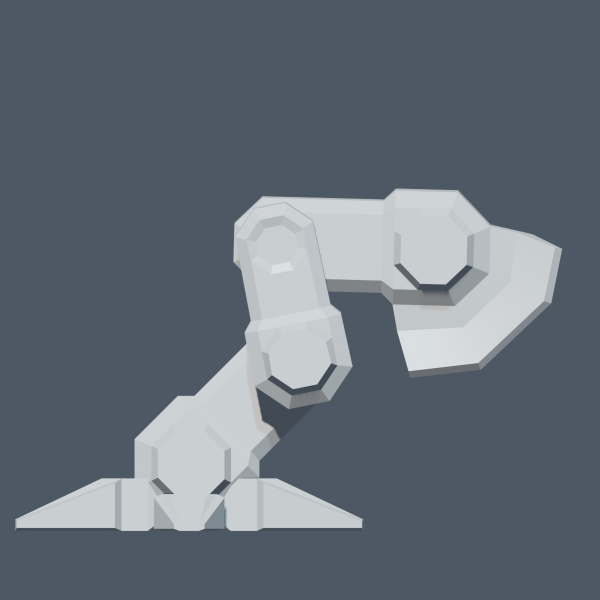
#> input picture LEG_STUDY_LAB/anubis_leg_1_clay_side.png, 1200 x 1200 px, given in place of media_1794175549536_cfddcffb.jpg, which was not available (shown at 1/2 size)
$ python make_phase4_audit_sheet.py
#> lines starting #> are read from the running program, lines starting #| are printed output that depends on the picture
import os
from PIL import Image, ImageDraw, ImageFont

ART_DIR = r"C:\Users\blizz\.gemini\antigravity\brain\b3191c3c-f222-4e9c-90a8-ee8425eeff49"
OUT_DIR = r"I:\1_VSCODE\2026_3  GAMES\ROBOt2_5d\ROBO_FACTORY\LEG_STUDY_LAB"

p_ref = os.path.join(ART_DIR, ".user_uploaded", "media_1794175549536_cfddcffb.jpg")
p_can = os.path.join(ART_DIR, "step25_step26_finned_canisters_audit.png")
p_damp = os.path.join(ART_DIR, "step28_travel_stop_damper_audit.png")
p_hero = os.path.join(ART_DIR, "steps_25_32_subsystems_hero_audit.png")

img_ref = Image.open(p_ref).convert('RGB')
img_can = Image.open(p_can).convert('RGB')
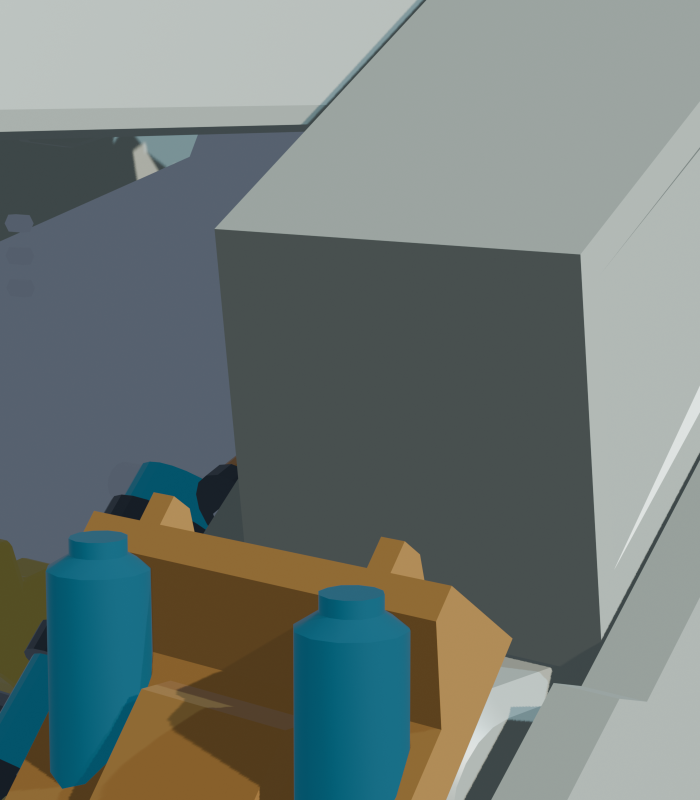
#> input picture LEG_STUDY_LAB/step25_step26_finned_canisters_audit.png, 1400 x 1600 px, found by its file name (shown at 1/2 size)
img_damp = Image.open(p_damp).convert('RGB')
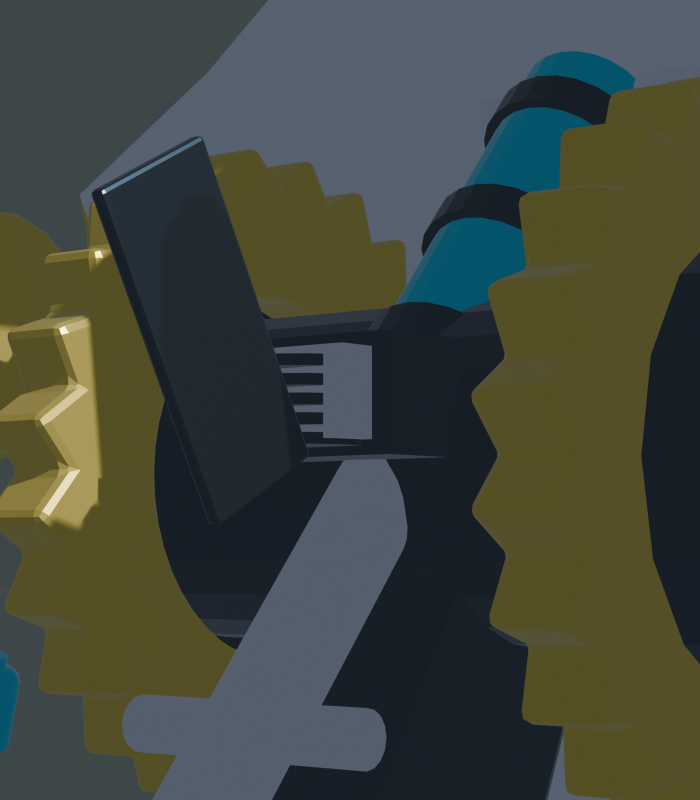
#> input picture LEG_STUDY_LAB/step28_travel_stop_damper_audit.png, 1400 x 1600 px, found by its file name (shown at 1/2 size)
img_hero = Image.open(p_hero).convert('RGB')
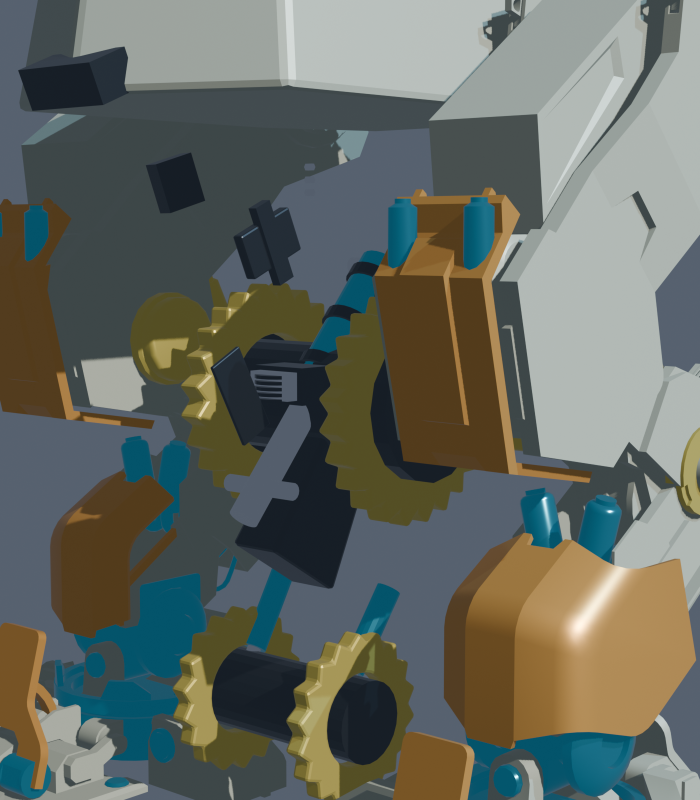
#> input picture LEG_STUDY_LAB/steps_25_32_subsystems_hero_audit.png, 1400 x 1600 px, found by its file name (shown at 1/2 size)

target_h = 900
def resize_to_h(im, h):
#> called with h = 900
    ratio = h / im.height
#> ratio = 0.75
    return im.resize((int(im.width * ratio), h), Image.Resampling.LANCZOS)

t_ref = resize_to_h(img_ref, target_h)
t_can = resize_to_h(img_can, target_h)
t_damp = resize_to_h(img_damp, target_h)
t_hero = resize_to_h(img_hero, target_h)
#> call 4 of resize_to_h, with h = 900
#> in resize_to_h (call 4), `return im.resize((int(im.width * ratio), h), Image.Resampling.LANCZOS)`:
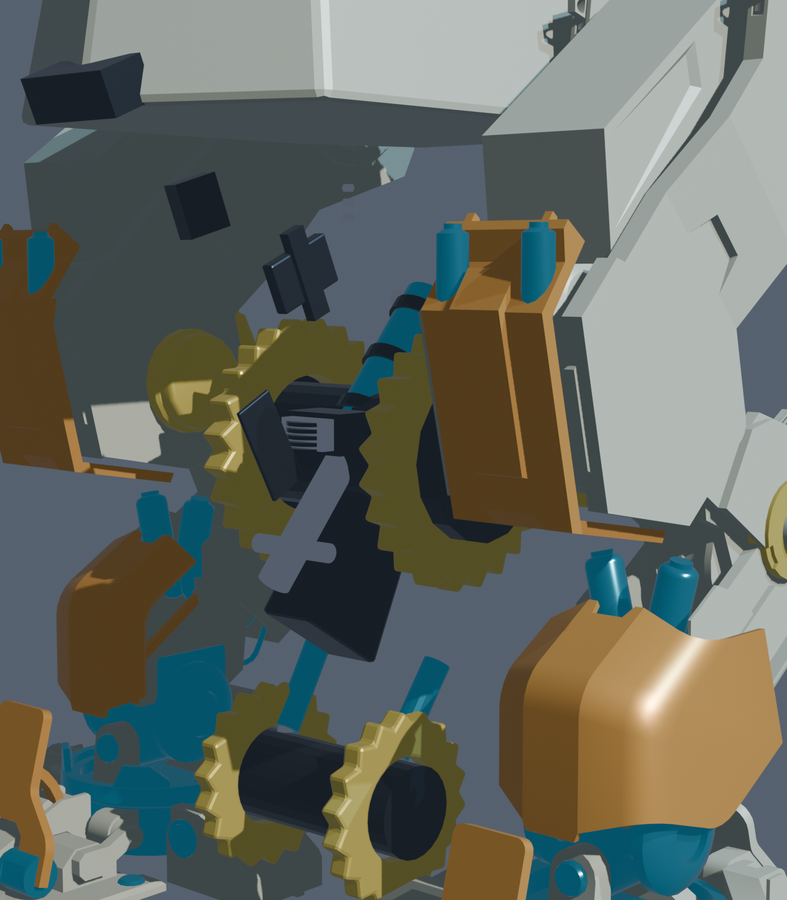
#> returned value: PIL image 787x900 RGB; mean R, G, B 99.9, 104.7, 96.5

total_w = t_ref.width + t_can.width + t_damp.width + t_hero.width
#> total_w = 3261
header_h = 110
canvas_h = header_h + target_h + 30

sheet = Image.new('RGB', (total_w, canvas_h), color=(14, 18, 24))
draw = ImageDraw.Draw(sheet)

# Header
draw.rectangle([(0, 0), (total_w, header_h)], fill=(22, 28, 38))
try:
    f_title = ImageFont.truetype("arialbd.ttf", 32)
    f_sub = ImageFont.truetype("arial.ttf", 20)
    f_tag = ImageFont.truetype("arialbd.ttf", 22)
except Exception:
    f_title = f_sub = f_tag = ImageFont.load_default()

draw.text((30, 20), "50-STEP LEG EVOLUTION: PHASE IV AUDIT (STEPS 25 - 32)", fill=(255, 215, 0), font=f_title)
draw.text((30, 68), "H-Bracket Finned Canisters, Disc Spring Travel-Stop Damper, Sensor Junction Box & Debris Shield", fill=(180, 200, 220), font=f_sub)

# Paste Images
cur_x = 0
sheet.paste(t_ref, (cur_x, header_h))
draw.rectangle([(cur_x + 20, header_h + 20), (cur_x + 320, header_h + 60)], fill=(180, 40, 40))
draw.text((cur_x + 35, header_h + 26), "Photo 4 Master Ref", fill=(255, 255, 255), font=f_tag)

cur_x += t_ref.width
#> cur_x = 900
sheet.paste(t_can, (cur_x, header_h))
draw.rectangle([(cur_x + 20, header_h + 20), (cur_x + 480, header_h + 60)], fill=(200, 80, 20))
draw.text((cur_x + 35, header_h + 26), "Steps 25-26: Finned H-Block", fill=(255, 255, 255), font=f_tag)

cur_x += t_can.width
#> cur_x = 1687
sheet.paste(t_damp, (cur_x, header_h))
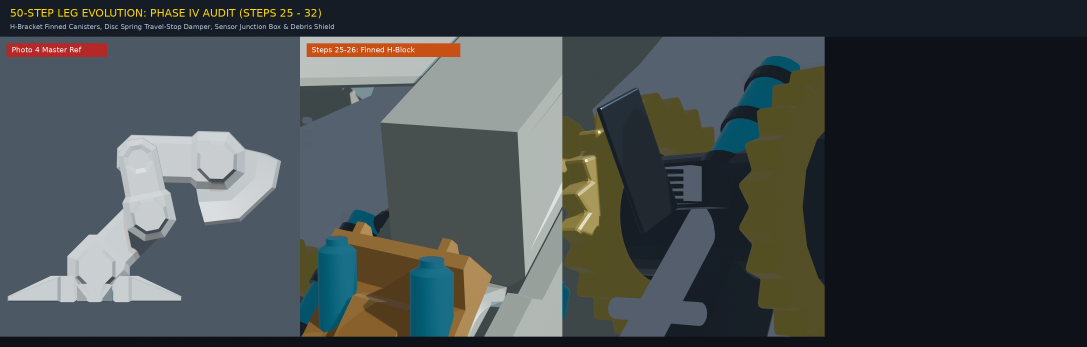
#> sheet: PIL image 3261x1040 RGB (shown at 1/3 size); mean R, G, B 67.5, 73.5, 74.9
draw.rectangle([(cur_x + 20, header_h + 20), (cur_x + 480, header_h + 60)], fill=(35, 120, 180))
draw.text((cur_x + 35, header_h + 26), "Step 28: Travel-Stop Damper", fill=(255, 255, 255), font=f_tag)

cur_x += t_damp.width
#> cur_x = 2474
sheet.paste(t_hero, (cur_x, header_h))
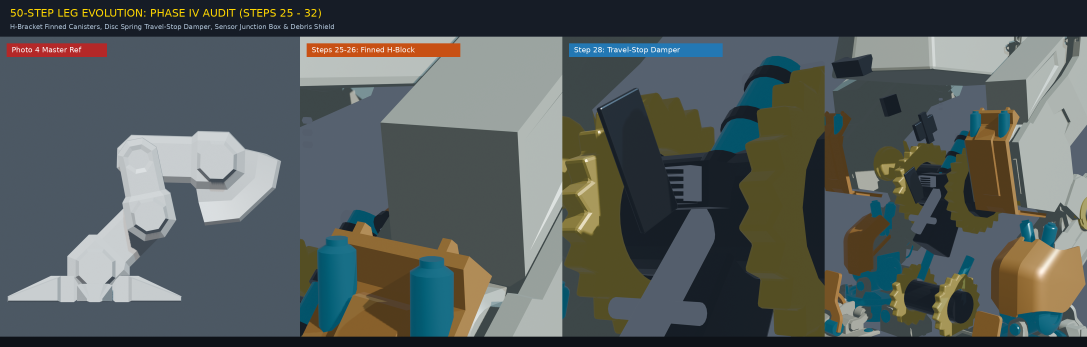
#> sheet: PIL image 3261x1040 RGB (shown at 1/3 size); mean R, G, B 85.3, 91.9, 90.6
draw.rectangle([(cur_x + 20, header_h + 20), (cur_x + 480, header_h + 60)], fill=(40, 140, 60))
draw.text((cur_x + 35, header_h + 26), "Steps 25-32: Subsystems Hero", fill=(255, 255, 255), font=f_tag)

out_p1 = os.path.join(OUT_DIR, "phase4_audit_contact_sheet.png")
out_p2 = os.path.join(ART_DIR, "phase4_audit_contact_sheet.png")
sheet.save(out_p1, quality=95)
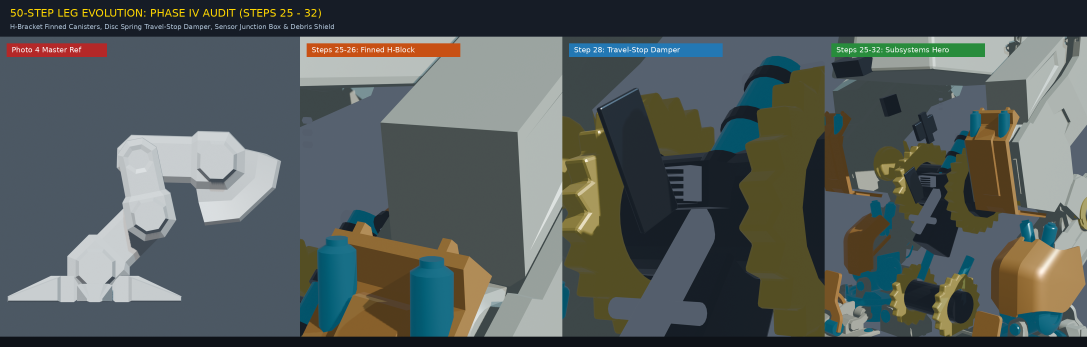
#> saved as phase4_audit_contact_sheet.png: PIL image 3261x1040 RGB (shown at 1/3 size); mean R, G, B 84.7, 91.8, 90.1
sheet.save(out_p2, quality=95)
print(f"Saved Phase 4 Audit Sheet: {out_p1} and {out_p2}")
